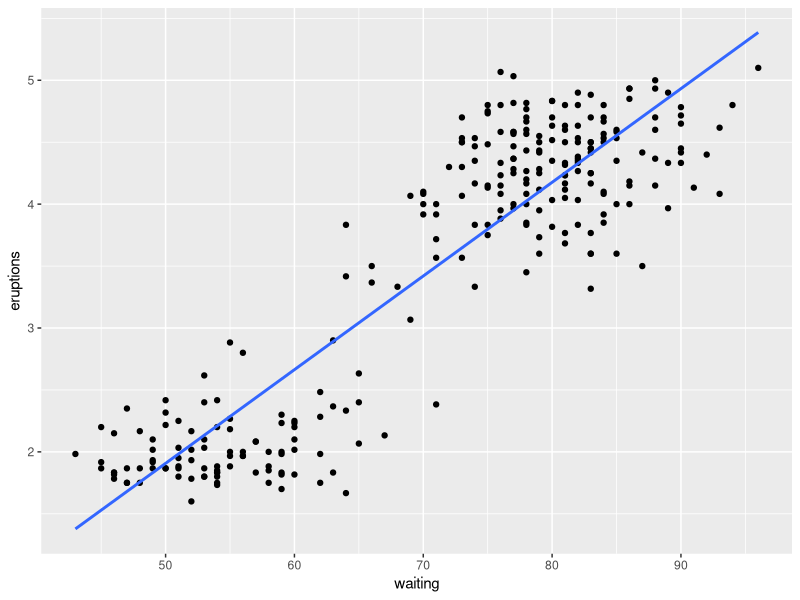
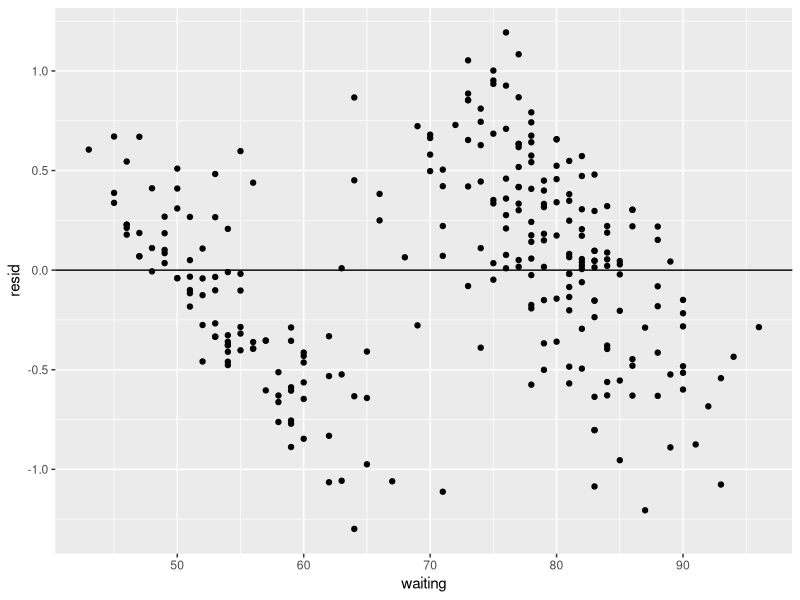
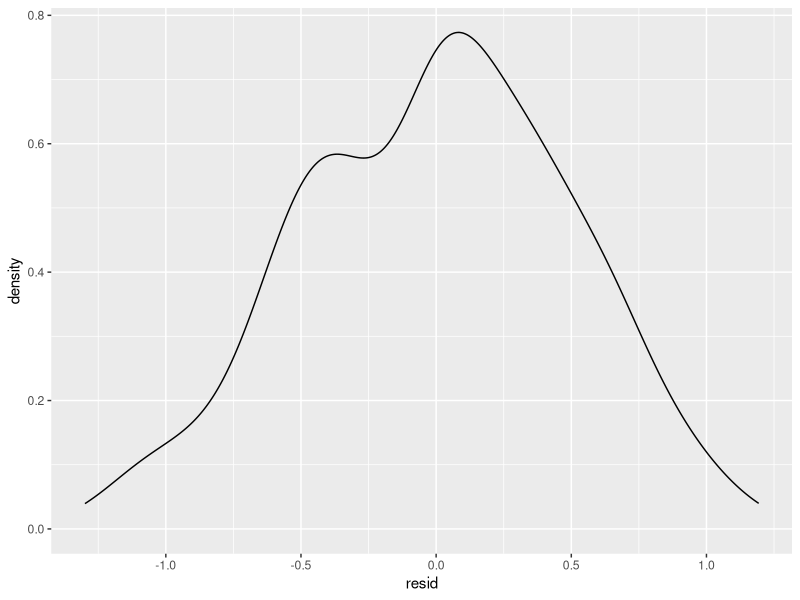

R code for these plots, in order:
## ---- chunk 1
#| echo: false
#| message: false
#| warning: false

library(dplyr)
library(ggplot2)
library(broom)
## ---- chunk 2
mean_099 <- 44.51
sd_099 <- 13.32
n_099 <- 33

mean_1 <- 56.81
sd_1 <- 16.13
n_1 <- 33

## ---- chunk 3
diff_means <- mean_099 - mean_1
diff_means
## ---- chunk 4
se <- sqrt((sd_099^2 / n_099) + (sd_1^2 / n_1))
se
## ---- chunk 5
t_stat <- diff_means / se
t_stat
## ---- chunk 6
df <- 33 - 1
df
## ---- chunk 7
p_value <- 2 * (1 - pt(abs(t_stat), df))
p_value
## ---- chunk 8
diff_means <- mean_099 - mean_1
diff_means
## ---- chunk 9
se <- sqrt((sd_099^2 / n_099) + (sd_1^2 / n_1))
se
## ---- chunk 10
t_critical <- qt(0.975, df = 32)
t_critical
## ---- chunk 11
ci_lower <- diff_means - t_critical * se
ci_upper <- diff_means + t_critical * se


ci_lower
ci_upper
## ---- chunk 12
glimpse(faithful)
## ---- chunk 13
lm_model <- lm(eruptions ~ waiting, data = faithful)

# The following lines stores residuals and predictions (y_hat) in the faithful data frame
faithful <- faithful |>
  modelr::add_residuals(lm_model) |> 
  modelr::add_predictions(lm_model)

glimpse(faithful)
## ---- chunk 14
ggplot(faithful, aes(x = waiting, y = eruptions)) +
  geom_point() +
  geom_smooth(method = 'lm', se = FALSE)
## ---- chunk 15
faithful |> 
  ggplot(aes(x = waiting, y = resid)) +
  geom_point() +
  geom_hline(yintercept = 0)
## ---- chunk 16
faithful |> 
  ggplot(aes(x = resid)) +
  geom_density()
## ---- chunk 17
lm_model_summary <- broom::tidy(lm_model)
lm_model_summary
## ---- chunk 18
b1 <- as.numeric(lm_model_summary[2,2]) # This gets the second row and second column of the lm_model_summary table

# b0 <- as.numeric(lm_model_summary[1, 2]) # you can also use this if needed

critical_val <- qt(0.975, df = 271) 
se_b1 <- as.numeric(lm_model_summary[2,3])

me <- critical_val * se_b1
c(b1 - me, b1 + me)
## ---- chunk 19
confint(lm_model)
